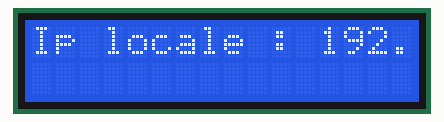
Simulated run of this program. Board: ESP32. On the bench: 16×2 character LCD. WiFi joins after 1.5 s; servers stay silent unless stated; what the program prints to the serial monitor is not drawn.

Above: at 1.6 s.
At 2.8 s:
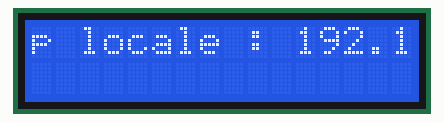
At 11.8 s:
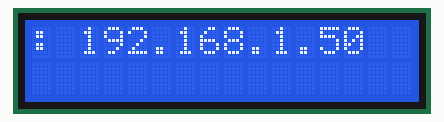
At 20.9 s:
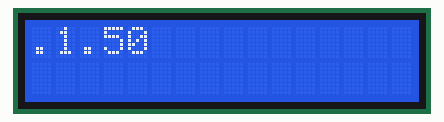
At 29.9 s:
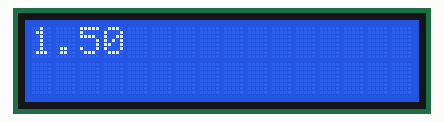
At 38.9 s:
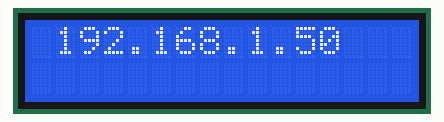

The program:

main.cpp
```cpp
#include <Arduino.h>
#include <WiFi.h>
#include <HTTPClient.h>
#include <LiquidCrystal_I2C.h>
#include <ArduinoJson.h>
// #define WIFI_SSID "iot_lab_2_no_internet"
// #define WIFI_PASSWORD "engagelejeuquejelegagne"
#define WIFI_SSID "VIRGIN567"
#define WIFI_PASSWORD "AsmaaAbdellatif"

String res = "";

int nbEssais = 0;
int nbEssaisMaximum = 30;

void AllumerDELInterne(int p_duree);

void EteindreDELInterne(int p_duree);

String obtenirIPPublique();

String deserialiser(String p_json);

void afficherAdresseLocale(String p_adresse);

LiquidCrystal_I2C *m_lcd;
int longueur;
void setup()
{

  m_lcd = new LiquidCrystal_I2C(0x27, 16, 2);
  m_lcd->init();
  m_lcd->backlight();

  // pinMode(LED_BUILTIN, OUTPUT);//exercice 1

  Serial.begin(115200);

  WiFi.begin(WIFI_SSID, WIFI_PASSWORD);

  Serial.print("Connexion : ");

  while (nbEssais < nbEssaisMaximum && WiFi.status() != WL_CONNECTED)
  {
    delay(500);
    Serial.print(".");
    nbEssais++;
  }

  Serial.println("");

  if (WiFi.status() == WL_CONNECTED)
  {
    Serial.print("Connecté au réseau WiFi, adresse IP : ");
    Serial.println(WiFi.localIP());
    longueur = ("Ip locale : " + WiFi.localIP().toString()).length();
    Serial.println(longueur);
    Serial.println("");
    afficherAdresseLocale("Ip locale : " + WiFi.localIP().toString());
    delay(1000);
  }

  if (nbEssais > nbEssaisMaximum && WiFi.status() != WL_CONNECTED)
  {
    Serial.print("Connexion : Echec de connexion");
  }

  res = obtenirIPPublique();

  Serial.print(res);

  String resultatIp = deserialiser(res);
}

void loop()
{
  // AllumerDELInterne(1000); //exercice 1
  // EteindreDELInterne(500);//exercice 1

  for (int i = 0; i < longueur; i++)
  {
    m_lcd->scrollDisplayLeft();
    delay(1000);
  }
  for (int i = 0; i < longueur + 16; i++)
  {

    m_lcd->scrollDisplayRight();
    delay(1000);
  }
  for (int i = 0; i < 16; i++)
  {
    m_lcd->scrollDisplayLeft();
    delay(1000);
  }
}

void AllumerDELInterne(int p_duree)
{
  digitalWrite(LED_BUILTIN, HIGH);
  delay(p_duree);
}

void EteindreDELInterne(int p_duree)
{
  digitalWrite(LED_BUILTIN, LOW);
  delay(p_duree);
}

String obtenirIPPublique()
{
  String res = "";
  if (WiFi.status() == WL_CONNECTED)
  {
    String url = "https://ifconfig.co/json";
    HTTPClient httpClient;
    httpClient.begin(url);
    int codeStatut = httpClient.GET();
    if (codeStatut != 200)
    {
      Serial.println(HTTPClient::errorToString(codeStatut));
    }
    else
    {
      res = httpClient.getString();
    }
  }
  else
  {
    Serial.println("Non connecté au WiFi !");
  }
  return res;
}

String deserialiser(String p_json)
{
  DynamicJsonDocument doc(1024);
  DeserializationError error = deserializeJson(doc, res);
  if (error)
  {
    Serial.print("deserializeJson() failed: ");
    Serial.println(error.c_str());
    return "error";
  }

  const char *ip = doc["ip"]; // "199.202.104.106"
}
void afficherAdresseLocale(String p_adresse)
{
  m_lcd->setCursor(0, 0);
  m_lcd->print(p_adresse);
}
```

Measured:
- what the display in image 0 shows lasts 1.2 s, from 1.6 s to 2.8 s
- what the display in image 1 shows lasts 1.0 s, from 2.8 s to 3.8 s
